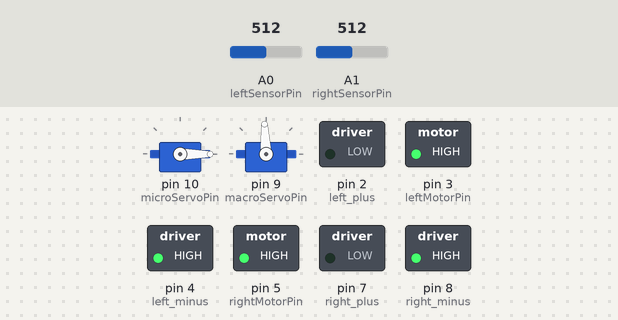
This sketch was run on a simulated Arduino Uno, built with avr-gcc and run on an emulated ATmega328P. Shown: 2 × servo, switched loads named in the sketch (green lamp = pin HIGH). The test bench sets the inputs (shaded band); at power-on: A0 (leftSensorPin) = 512, A1 (rightSensorPin) = 512.

Above: at 1.2 s.
1.3 s: A0 (leftSensorPin) set to 390
At 2.0 s:
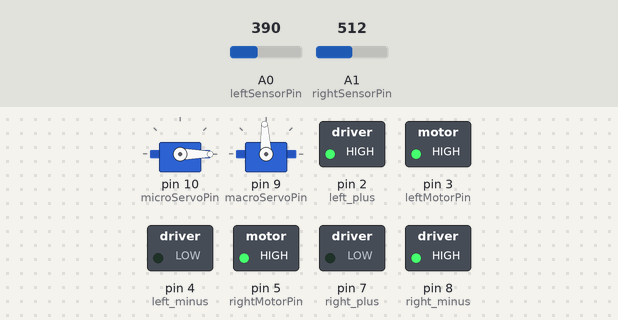
At 3.3 s:
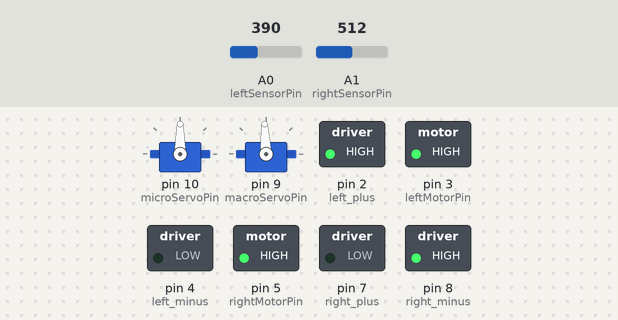
Timing chart, 0 to 11.5 s (numbered marks = the images above; inputs shaded):
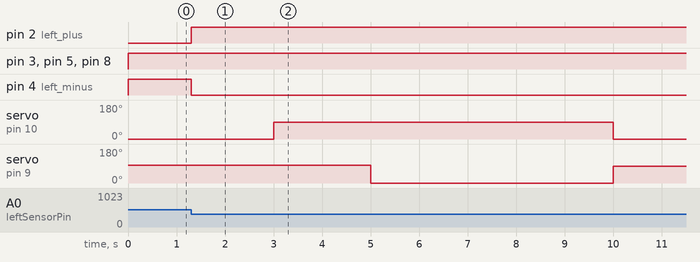

Measured:
- after the input at 1.3 s, pin 2 (left_plus): LOW → HIGH at once; pin 4 (left_minus): HIGH → LOW at once

The sketch:

code.ino
```cpp
#include <Servo.h>

// Pin connections for infrared sensors
const int leftSensorPin = A0;
const int rightSensorPin = A1;

// Motor control pins
const int leftMotorPin = 3;
const int rightMotorPin = 5;
const int left_plus = 2;
const int left_minus = 4;
const int right_plus = 7;
const int right_minus = 8;

// Servo control pins
const int microServoPin = 10;
const int macroServoPin = 9;

// Threshold values for sensor readings
const int sensorThreshold = 400;

// Speed value for motors
const int speed = 255;

// Servo objects
Servo microServo;
Servo macroServo;

// Rotation count for dumping mechanism
int rotationCount = 0;

void setup() {
// Set sensor pins as inputs
pinMode(leftSensorPin, INPUT);
pinMode(rightSensorPin, INPUT);
pinMode(left_plus, OUTPUT);
pinMode(right_plus, OUTPUT);
pinMode(left_minus, OUTPUT);
pinMode(right_minus, OUTPUT);

// Set motor pins as outputs
pinMode(leftMotorPin, OUTPUT);
pinMode(rightMotorPin, OUTPUT);

// Attach the servos to their respective pins
microServo.attach(microServoPin);
macroServo.attach(macroServoPin);

// Initialize servo positions
microServo.write(0);
macroServo.writeMicroseconds(1500);
}

void loop() {
// Read sensor values
int leftSensorValue = analogRead(leftSensorPin);
int rightSensorValue = analogRead(rightSensorPin);

// Check if the robot is on the line
bool onLine = (leftSensorValue > sensorThreshold) && (rightSensorValue >
sensorThreshold);

// Follow the line
if (onLine) {
// Move forward
moveForward(speed);
} else {
// Check which sensor has detected the line
bool leftLineDetected = (leftSensorValue < sensorThreshold) && (rightSensorValue >
sensorThreshold);
bool rightLineDetected = (rightSensorValue < sensorThreshold) && (leftSensorValue >
sensorThreshold);

// Adjust robot movement based on the detected line
if (leftLineDetected) {
turnLeft(speed);
//delay(500);
//stopMoving();
} else if (rightLineDetected) {
turnRight(speed);
//delay(500);
//stopMoving();
} else {
// Stop if the line is lost
stopMoving();
}
}

// Dumping mechanism activation
if (rotationCount == 0 && millis() > 3000) {
activateDumpingMechanism();
}
}

// Move the robot forward
void moveForward(int speed) {
analogWrite(leftMotorPin, speed);
analogWrite(rightMotorPin, speed);
digitalWrite(left_plus, LOW);
digitalWrite(left_minus, HIGH);
digitalWrite(right_plus, LOW);
digitalWrite(right_minus, HIGH);
}

// Turn the robot left
void turnLeft(int speed) {
analogWrite(leftMotorPin, speed);
analogWrite(rightMotorPin, speed);
digitalWrite(left_plus, HIGH);
digitalWrite(left_minus, LOW);
digitalWrite(right_plus, LOW);
digitalWrite(right_minus, HIGH-20);
}

// Turn the robot right
void turnRight(int speed) {
analogWrite(leftMotorPin, speed);
analogWrite(rightMotorPin, speed);

digitalWrite(left_plus, LOW);
digitalWrite(left_minus, HIGH);
digitalWrite(right_plus, HIGH-40 );
digitalWrite(right_minus, LOW);
}

// Stop the robot
void stopMoving() {
digitalWrite(leftMotorPin, LOW);
digitalWrite(rightMotorPin, LOW);
}

// Activate the dumping mechanism
void activateDumpingMechanism() {
// Rotate the micro servo to 90 degrees
microServo.write(90);
delay(2000);

// Rotate the macro servo for 5 rounds
macroServo.write(0); // Set servo to maximum speed in one direction

// Wait for a short delay to allow for one rotation
delay(5000);

// Stop the servo
macroServo.write(90);
// Rotate the micro servo back to 0 degrees
microServo.write(0);

// Increment the rotation count

rotationCount++;

// Exit the loop after 5 rotations
if (rotationCount >= 5) {
microServo.write(0); // Move micro servo to initial position
macroServo.detach(); // Detach macro servo
while (true) {
continue; // Loop indefinitely
}
}
}
```
